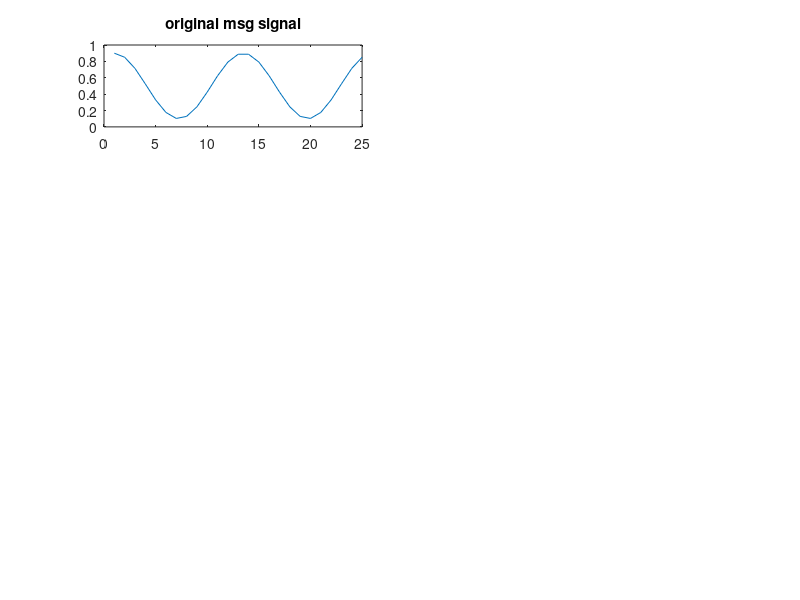

Source code (MATLAB): (Note: this script raises an error after producing the figure.)
clc;
clear all;
close all; 
fc=100; fs=1000;
f1=80; f2=300 ;
t=0:1/fs:((2/f1)-(1/fs)); 
x1=0.4*cos(2*pi*f1*t)+0.5;
%x2=0.2*(cos(2*pi*f1*t)+cos(2*pi*f2*t))+0.5 ;
subplot(4,2,1);
plot(x1);
title('original msg signal');
y1=modulate(x1,fc,fs,'ppm');
subplot(4,2,2);
plot(y1)
axis([0 50 -0.2 1.2]);
 title('ppm one of f1,fc=1000,f1=80 ');
fx1=abs(fft(y1,1024)) ;
fx1=[fx1(512:1024) fx1(1:513)];
f=[(511*fs/1024):(fs/1024):(512*fs/1024)];
subplot(4,2,3);
plot(fx1);
title('freq des ppm signal tone,fc=1000');
x1_recov = demod(y1,fc,fs,'ppm');
subplot(4,2,4);
plot(x1_recov);
title('time domain recovered signal');
